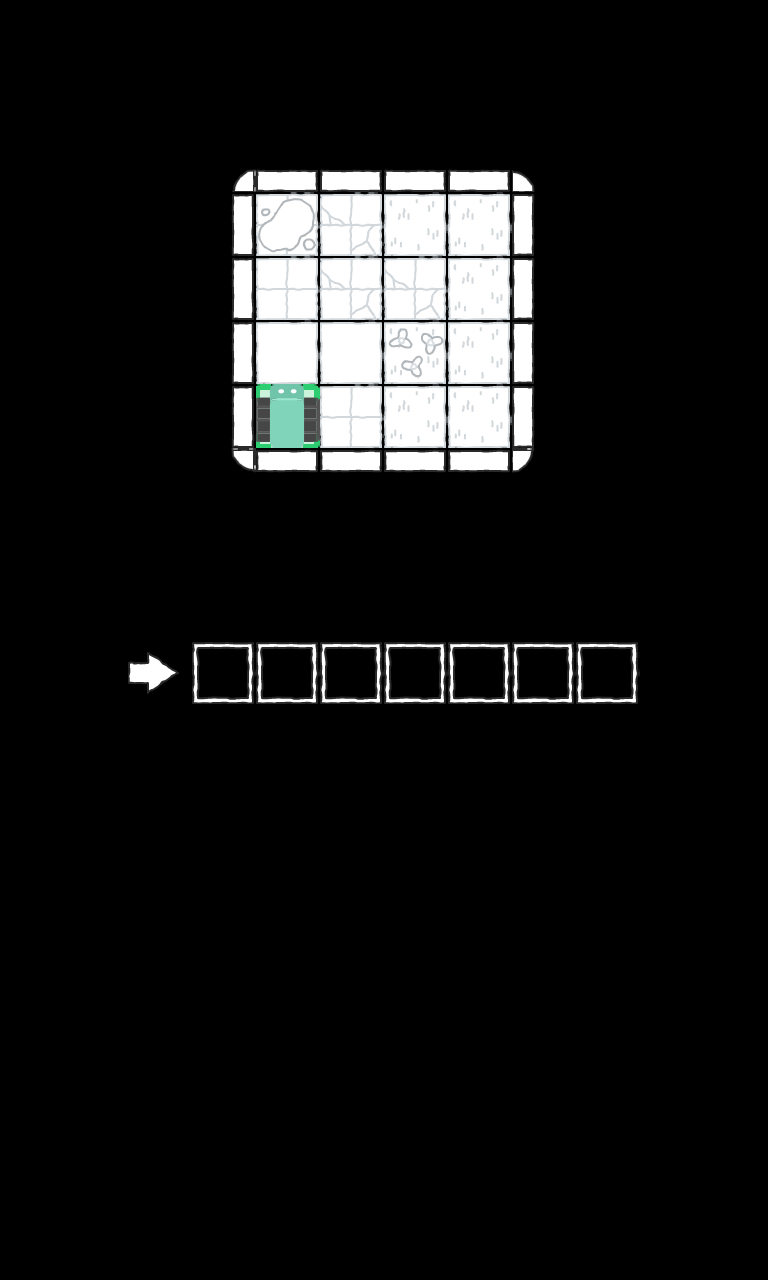

This is a level from a 2D game, rendered from its Tiled map with the project's own tilesets. A one-line summary and the map file follow, with tile-layer data summarised:
An orthogonal 12x20 tile map with 64x64 px tiles, 5 tile layers (walls, floor, controls, objects, ...).

<map version="1.9" tiledversion="1.9.2" orientation="orthogonal" renderorder="right-down" width="12" height="20" tilewidth="64" tileheight="64" infinite="0" nextlayerid="5" nextobjectid="1">
 <tileset firstgid="1" source="../tileset/tileset.tsx" />
 <layer id="3" name="walls" width="12" height="20">
  <data>[240 cells, 20 non-empty, 8 distinct tile ids]</data>
 </layer>
 <layer id="4" name="floor" width="12" height="20">
  <data>[240 cells, 16 non-empty, 6 distinct tile ids]</data>
 </layer>
 <layer id="2" name="controls" width="12" height="20">
  <data>[240 cells, 8 non-empty, 2 distinct tile ids]</data>
 </layer>
 <layer id="3" name="objects" width="12" height="20">
  <data>[240 cells, 1 non-empty, 1 distinct tile ids]</data>
 </layer>
 <layer id="2" name="player" width="12" height="20">
  <data>[240 cells, 1 non-empty, 1 distinct tile ids]</data>
 </layer>
</map>
